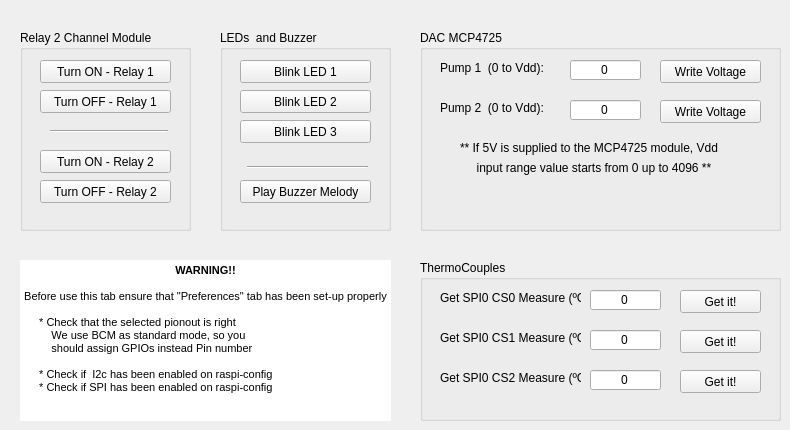
    <widget class="QWidget" name="tab_2">
     <attribute name="title">
      <string>Tools and Tests</string>
     </attribute>
     <widget class="QGroupBox" name="groupBox_5">
      <property name="geometry">
       <rect>
        <x>20</x>
        <y>30</y>
        <width>171</width>
        <height>201</height>
       </rect>
      </property>
      <property name="title">
       <string>Relay 2 Channel Module</string>
      </property>
      <widget class="QPushButton" name="btn_relay1_on">
       <property name="geometry">
        <rect>
         <x>20</x>
         <y>30</y>
         <width>131</width>
         <height>23</height>
        </rect>
       </property>
       <property name="cursor">
        <cursorShape>PointingHandCursor</cursorShape>
       </property>
       <property name="text">
        <string>Turn ON - Relay 1</string>
       </property>
      </widget>
      <widget class="QPushButton" name="btn_relay2_on">
       <property name="geometry">
        <rect>
         <x>20</x>
         <y>120</y>
         <width>131</width>
         <height>23</height>
        </rect>
       </property>
       <property name="cursor">
        <cursorShape>PointingHandCursor</cursorShape>
       </property>
       <property name="text">
        <string>Turn ON - Relay 2</string>
       </property>
      </widget>
      <widget class="QPushButton" name="btn_relay2_off">
       <property name="geometry">
        <rect>
         <x>20</x>
         <y>150</y>
         <width>131</width>
         <height>23</height>
        </rect>
       </property>
       <property name="cursor">
        <cursorShape>PointingHandCursor</cursorShape>
       </property>
       <property name="text">
        <string>Turn OFF - Relay 2</string>
       </property>
      </widget>
      <widget class="Line" name="line">
       <property name="geometry">
        <rect>
         <x>30</x>
         <y>100</y>
         <width>118</width>
         <height>3</height>
        </rect>
       </property>
       <property name="orientation">
        <enum>Qt::Horizontal</enum>
       </property>
      </widget>
      <widget class="QPushButton" name="btn_relay1_off">
       <property name="geometry">
        <rect>
         <x>20</x>
         <y>60</y>
         <width>131</width>
         <height>23</height>
        </rect>
       </property>
       <property name="cursor">
        <cursorShape>PointingHandCursor</cursorShape>
       </property>
       <property name="text">
        <string>Turn OFF - Relay 1</string>
       </property>
      </widget>
     </widget>
     <widget class="QGroupBox" name="groupBox_6">
      <property name="geometry">
       <rect>
        <x>220</x>
        <y>30</y>
        <width>171</width>
        <height>201</height>
       </rect>
      </property>
      <property name="title">
       <string>LEDs  and Buzzer </string>
      </property>
      <widget class="QPushButton" name="btn_blink_led1">
       <property name="geometry">
        <rect>
         <x>20</x>
         <y>30</y>
         <width>131</width>
         <height>23</height>
        </rect>
       </property>
       <property name="cursor">
        <cursorShape>PointingHandCursor</cursorShape>
       </property>
       <property name="text">
        <string>Blink LED 1</string>
       </property>
      </widget>
      <widget class="QPushButton" name="btn_blink_led3">
       <property name="geometry">
        <rect>
         <x>20</x>
         <y>90</y>
         <width>131</width>
         <height>23</height>
        </rect>
       </property>
       <property name="cursor">
        <cursorShape>PointingHandCursor</cursorShape>
       </property>
       <property name="text">
        <string>Blink LED 3</string>
       </property>
      </widget>
      <widget class="QPushButton" name="pushButton_buzzer">
       <property name="geometry">
        <rect>
         <x>20</x>
         <y>150</y>
         <width>131</width>
         <height>23</height>
        </rect>
       </property>
       <property name="cursor">
        <cursorShape>PointingHandCursor</cursorShape>
       </property>
       <property name="text">
        <string>Play Buzzer Melody</string>
       </property>
      </widget>
      <widget class="QPushButton" name="btn_blink_led2">
       <property name="geometry">
        <rect>
         <x>20</x>
         <y>60</y>
         <width>131</width>
         <height>23</height>
        </rect>
       </property>
       <property name="cursor">
        <cursorShape>PointingHandCursor</cursorShape>
       </property>
       <property name="text">
        <string>Blink LED 2</string>
       </property>
      </widget>
      <widget class="Line" name="line_2">
       <property name="geometry">
        <rect>
         <x>27</x>
         <y>129</y>
         <width>121</width>
         <height>16</height>
        </rect>
       </property>
       <property name="orientation">
        <enum>Qt::Horizontal</enum>
       </property>
      </widget>
     </widget>
     <widget class="QGroupBox" name="groupBox_7">
      <property name="geometry">
       <rect>
        <x>420</x>
        <y>30</y>
        <width>361</width>
        <height>201</height>
       </rect>
      </property>
      <property name="title">
       <string>DAC MCP4725 </string>
      </property>
      <widget class="QPushButton" name="btn_pump1">
       <property name="geometry">
        <rect>
         <x>240</x>
         <y>30</y>
         <width>101</width>
         <height>23</height>
        </rect>
       </property>
       <property name="cursor">
        <cursorShape>PointingHandCursor</cursorShape>
       </property>
       <property name="text">
        <string>Write Voltage</string>
       </property>
      </widget>
      <widget class="QPushButton" name="btn_pump2">
       <property name="geometry">
        <rect>
         <x>240</x>
         <y>70</y>
         <width>101</width>
         <height>23</height>
        </rect>
       </property>
       <property name="cursor">
        <cursorShape>PointingHandCursor</cursorShape>
       </property>
       <property name="text">
        <string>Write Voltage</string>
       </property>
      </widget>
      <widget class="QLineEdit" name="lineEdit_pump1">
       <property name="geometry">
        <rect>
         <x>150</x>
         <y>30</y>
         <width>71</width>
         <height>20</height>
        </rect>
       </property>
       <property name="text">
        <string>0</string>
       </property>
       <property name="alignment">
        <set>Qt::AlignCenter</set>
       </property>
      </widget>
      <widget class="QLabel" name="label_73">
       <property name="geometry">
        <rect>
         <x>20</x>
         <y>30</y>
         <width>121</width>
         <height>16</height>
        </rect>
       </property>
       <property name="text">
        <string>Pump 1  (0 to Vdd):</string>
       </property>
      </widget>
      <widget class="QLineEdit" name="lineEdit_pump2">
       <property name="geometry">
        <rect>
         <x>150</x>
         <y>70</y>
         <width>71</width>
         <height>20</height>
        </rect>
       </property>
       <property name="text">
        <string>0</string>
       </property>
       <property name="alignment">
        <set>Qt::AlignCenter</set>
       </property>
      </widget>
      <widget class="QLabel" name="label_74">
       <property name="geometry">
        <rect>
         <x>20</x>
         <y>70</y>
         <width>121</width>
         <height>16</height>
        </rect>
       </property>
       <property name="text">
        <string>Pump 2  (0 to Vdd):</string>
       </property>
      </widget>
      <widget class="QLabel" name="label_76">
       <property name="geometry">
        <rect>
         <x>40</x>
         <y>110</y>
         <width>281</width>
         <height>16</height>
        </rect>
       </property>
       <property name="toolTip">
        <string>&lt;html&gt;&lt;head/&gt;&lt;body&gt;&lt;p&gt;** If 5v is supplied to the module, the Voltage range is fom 0 to 4096 **&lt;/p&gt;&lt;/body&gt;&lt;/html&gt;</string>
       </property>
       <property name="text">
        <string>** If 5V is supplied to the MCP4725 module, Vdd</string>
       </property>
      </widget>
      <widget class="QLabel" name="label_77">
       <property name="geometry">
        <rect>
         <x>40</x>
         <y>130</y>
         <width>281</width>
         <height>16</height>
        </rect>
       </property>
       <property name="toolTip">
        <string>&lt;html&gt;&lt;head/&gt;&lt;body&gt;&lt;p&gt;** If 5v is supplied to the module, the Voltage range is fom 0 to 4096 **&lt;/p&gt;&lt;/body&gt;&lt;/html&gt;</string>
       </property>
       <property name="text">
        <string>     input range value starts from 0 up to 4096 **</string>
       </property>
      </widget>
     </widget>
     <widget class="QGroupBox" name="groupBox_17">
      <property name="geometry">
       <rect>
        <x>420</x>
        <y>260</y>
        <width>361</width>
        <height>161</height>
       </rect>
      </property>
      <property name="title">
       <string>ThermoCouples </string>
      </property>
      <widget class="QPushButton" name="btn_pump_9">
       <property name="geometry">
        <rect>
         <x>260</x>
         <y>30</y>
         <width>81</width>
         <height>23</height>
        </rect>
       </property>
       <property name="cursor">
        <cursorShape>PointingHandCursor</cursorShape>
       </property>
       <property name="text">
        <string>Get it!</string>
       </property>
      </widget>
      <widget class="QPushButton" name="pushButton_27">
       <property name="geometry">
        <rect>
         <x>260</x>
         <y>110</y>
         <width>81</width>
         <height>23</height>
        </rect>
       </property>
       <property name="cursor">
        <cursorShape>PointingHandCursor</cursorShape>
       </property>
       <property name="text">
        <string>Get it!</string>
       </property>
      </widget>
      <widget class="QPushButton" name="pushButton_28">
       <property name="geometry">
        <rect>
         <x>260</x>
         <y>70</y>
         <width>81</width>
         <height>23</height>
        </rect>
       </property>
       <property name="cursor">
        <cursorShape>PointingHandCursor</cursorShape>
       </property>
       <property name="text">
        <string>Get it!</string>
       </property>
      </widget>
      <widget class="QLineEdit" name="lineEdit_34">
       <property name="geometry">
        <rect>
         <x>170</x>
         <y>30</y>
         <width>71</width>
         <height>20</height>
        </rect>
       </property>
       <property name="text">
        <string>0</string>
       </property>
       <property name="alignment">
        <set>Qt::AlignCenter</set>
       </property>
      </widget>
      <widget class="QLabel" name="label_78">
       <property name="geometry">
        <rect>
         <x>20</x>
         <y>30</y>
         <width>141</width>
         <height>16</height>
        </rect>
       </property>
       <property name="text">
        <string>Get SPI0 CS0 Measure (ºC):</string>
       </property>
      </widget>
      <widget class="QLineEdit" name="lineEdit_35">
       <property name="geometry">
        <rect>
         <x>170</x>
         <y>70</y>
         <width>71</width>
         <height>20</height>
        </rect>
       </property>
       <property name="text">
        <string>0</string>
       </property>
       <property name="alignment">
        <set>Qt::AlignCenter</set>
       </property>
      </widget>
      <widget class="QLabel" name="label_79">
       <property name="geometry">
        <rect>
         <x>20</x>
         <y>70</y>
         <width>141</width>
         <height>16</height>
        </rect>
       </property>
       <property name="text">
        <string>Get SPI0 CS1 Measure (ºC):</string>
       </property>
      </widget>
      <widget class="QLabel" name="label_80">
       <property name="geometry">
        <rect>
         <x>20</x>
         <y>110</y>
         <width>141</width>
         <height>16</height>
        </rect>
       </property>
       <property name="text">
        <string>Get SPI0 CS2 Measure (ºC):</string>
       </property>
      </widget>
      <widget class="QLineEdit" name="lineEdit_36">
       <property name="geometry">
        <rect>
         <x>170</x>
         <y>110</y>
         <width>71</width>
         <height>20</height>
        </rect>
       </property>
       <property name="text">
        <string>0</string>
       </property>
       <property name="alignment">
        <set>Qt::AlignCenter</set>
       </property>
      </widget>
     </widget>
     <widget class="QTextEdit" name="textEdit">
      <property name="geometry">
       <rect>
        <x>20</x>
        <y>260</y>
        <width>371</width>
        <height>161</height>
       </rect>
      </property>
      <property name="autoFillBackground">
       <bool>false</bool>
      </property>
      <property name="frameShape">
       <enum>QFrame::NoFrame</enum>
      </property>
      <property name="frameShadow">
       <enum>QFrame::Plain</enum>
      </property>
      <property name="documentTitle">
       <string/>
      </property>
      <property name="html">
       <string>&lt;!DOCTYPE HTML PUBLIC &quot;-//W3C//DTD HTML 4.0//EN&quot; &quot;http://www.w3.org/TR/REC-html40/strict.dtd&quot;&gt;
&lt;html&gt;&lt;head&gt;&lt;meta name=&quot;qrichtext&quot; content=&quot;1&quot; /&gt;&lt;style type=&quot;text/css&quot;&gt;
p, li { white-space: pre-wrap; }
&lt;/style&gt;&lt;/head&gt;&lt;body style=&quot; font-family:'Tahoma'; font-size:8.25pt; font-weight:400; font-style:normal;&quot;&gt;
&lt;p align=&quot;center&quot; style=&quot; margin-top:0px; margin-bottom:0px; margin-left:0px; margin-right:0px; -qt-block-indent:0; text-indent:0px;&quot;&gt;&lt;span style=&quot; font-family:'MS Shell Dlg 2'; font-weight:600;&quot;&gt;WARNING!!&lt;/span&gt;&lt;/p&gt;
&lt;p style=&quot;-qt-paragraph-type:empty; margin-top:0px; margin-bottom:0px; margin-left:0px; margin-right:0px; -qt-block-indent:0; text-indent:0px; font-family:'MS Shell Dlg 2'; font-weight:600;&quot;&gt;&lt;br /&gt;&lt;/p&gt;
&lt;p align=&quot;center&quot; style=&quot; margin-top:0px; margin-bottom:0px; margin-left:0px; margin-right:0px; -qt-block-indent:0; text-indent:0px;&quot;&gt;&lt;span style=&quot; font-family:'MS Shell Dlg 2';&quot;&gt;Before use this tab ensure that &amp;quot;Preferences&amp;quot; tab has been set-up properly&lt;/span&gt;&lt;/p&gt;
&lt;p style=&quot;-qt-paragraph-type:empty; margin-top:0px; margin-bottom:0px; margin-left:0px; margin-right:0px; -qt-block-indent:0; text-indent:0px; font-family:'MS Shell Dlg 2';&quot;&gt;&lt;br /&gt;&lt;/p&gt;
&lt;p style=&quot; margin-top:0px; margin-bottom:0px; margin-left:0px; margin-right:0px; -qt-block-indent:0; text-indent:0px;&quot;&gt;&lt;span style=&quot; font-family:'MS Shell Dlg 2';&quot;&gt;     * Check that the selected pionout is right&lt;/span&gt;&lt;/p&gt;
&lt;p style=&quot; margin-top:0px; margin-bottom:0px; margin-left:0px; margin-right:0px; -qt-block-indent:0; text-indent:0px;&quot;&gt;&lt;span style=&quot; font-family:'MS Shell Dlg 2';&quot;&gt;         We use BCM as standard mode, so you &lt;/span&gt;&lt;/p&gt;
&lt;p style=&quot; margin-top:0px; margin-bottom:0px; margin-left:0px; margin-right:0px; -qt-block-indent:0; text-indent:0px;&quot;&gt;&lt;span style=&quot; font-family:'MS Shell Dlg 2';&quot;&gt;         should assign GPIOs instead Pin number&lt;/span&gt;&lt;/p&gt;
&lt;p style=&quot; margin-top:0px; margin-bottom:0px; margin-left:0px; margin-right:0px; -qt-block-indent:0; text-indent:0px;&quot;&gt;&lt;span style=&quot; font-family:'MS Shell Dlg 2';&quot;&gt;      &lt;/span&gt;&lt;/p&gt;
&lt;p style=&quot; margin-top:0px; margin-bottom:0px; margin-left:0px; margin-right:0px; -qt-block-indent:0; text-indent:0px;&quot;&gt;&lt;span style=&quot; font-family:'MS Shell Dlg 2';&quot;&gt;     * Check if  I2c has been enabled on raspi-config&lt;/span&gt;&lt;/p&gt;
&lt;p style=&quot; margin-top:0px; margin-bottom:0px; margin-left:0px; margin-right:0px; -qt-block-indent:0; text-indent:0px;&quot;&gt;&lt;span style=&quot; font-family:'MS Shell Dlg 2';&quot;&gt;     * Check if SPI has been enabled on raspi-config&lt;/span&gt;&lt;/p&gt;&lt;/body&gt;&lt;/html&gt;</string>
      </property>
     </widget>
    </widget>
